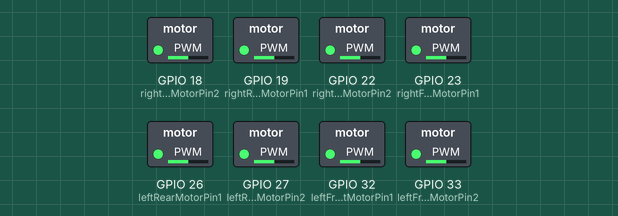
Bench run of a program on a simulated ESP32 board running MicroPython. On the bench: switched loads named in the program (green lamp = pin HIGH). At 0.0 s the program stops and its outputs stay as they are.

Above: at 0.1 s.
Timing chart, 0 to 1.5 s (numbered marks = the images above):
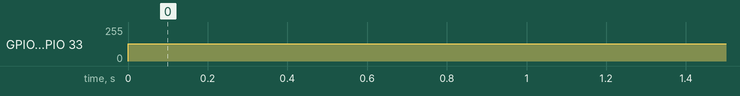

Measured:
- by itself, GPIO 18 (rightRearMotorPin2), GPIO 19 (rightRearMotorPin1), GPIO 22 (rightFrontMotorPin2), GPIO 23 (rightFrontMotorPin1), GPIO 26 (leftRearMotorPin1), GPIO 27 (leftRearMotorPin2), GPIO 32 (leftFrontMotorPin1), GPIO 33 (leftFrontMotorPin2): 0/255 → 128/255 at 0.00 s

The program:

configuration.py
```python
"""
 moving robot esp32-wroom and wifi

 configuration (this hold the configuration and main settings of the robot)

 Copyright 2025 Gabriel Dimitriu
  This file is part of swarm_robots project.

 swarm_robots is free software; you can redistribute it and/or modify
 it under the terms of the GNU General Public License as published by
 the Free Software Foundation; either version 2 of the License, or
 (at your option) any later version.

 swarm_robots is distributed in the hope that it will be useful,
 but WITHOUT ANY WARRANTY; without even the implied warranty of
 MERCHANTABILITY or FITNESS FOR A PARTICULAR PURPOSE.  See the
 GNU General Public License for more details.

 You should have received a copy of the GNU General Public License
 along with swarm_robots; if not, write to the Free Software
 Foundation, Inc., 59 Temple Place, Suite 330, Boston, MA  02111-1307
"""
from machine import Pin, PWM
SSID = 'YOUR_SSID'
PASSWORD = 'YOUR_PASSWORD'
PORT = 4242
ABSOLUTE_MAX_POWER = 65025
MAX_POWER = 65025
MIN_POWER = 30000
RESOLUTION_ENCODER = 20
WHEEL_RADIUS = 3.25
COUNT_ROTATE_90_LEFT = 16
COUNT_ROTATE_90_RIGHT = 16
# left front engine
leftFrontMotorPin1 = PWM(Pin(32))
leftFrontMotorPin2 = PWM(Pin(33))
left_front_motor_encoder = Pin(25, Pin.IN, Pin.PULL_UP)

# right front engine
rightFrontMotorPin1 = PWM(Pin(23))
rightFrontMotorPin2 = PWM(Pin(22))
right_front_motor_encoder = Pin(34, Pin.IN, Pin.PULL_UP)

# left rear engine
leftRearMotorPin1 = PWM(Pin(26))
leftRearMotorPin2 = PWM(Pin(27))
left_rear_motor_encoder = Pin(36, Pin.IN, Pin.PULL_UP)

# right rear engine
rightRearMotorPin1 = PWM(Pin(19))
rightRearMotorPin2 = PWM(Pin(18))
right_rear_motor_encoder = Pin(39, Pin.IN, Pin.PULL_UP)

STOP_DISTANCE = 5
LOW_POWER_DISTANCE = 15
IOE_SR05_DISABLE = True
# servo
servoPin = PWM(Pin(15))
# IOE-SR05
#PIO_RX_PIN = Pin(16, Pin.IN, Pin.PULL_UP)
#SR05EN = Pin(14, Pin.OUT)
# SR05EN.high()
# IOE-SR05
MAX_RANGE_SENSOR = 200

DEBUG_MODE = True

PWM_FREQUENCY = 4000  # 4800000 4.8Mhz

# sensors
left_front_sensor = Pin(16, Pin.IN, Pin.PULL_UP)
right_front_sensor = Pin(17, Pin.IN, Pin.PULL_UP)
left_rear_sensor = Pin(4, Pin.IN, Pin.PULL_UP)
right_rear_sensor = Pin(21, Pin.IN, Pin.PULL_UP)
```
